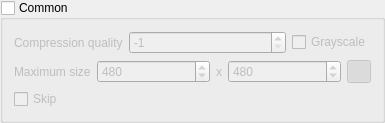
<?xml version="1.0" encoding="UTF-8"?>
<ui version="4.0">
 <class>ImageSettingsWidget</class>
 <widget class="QGroupBox" name="ImageSettingsWidget">
  <property name="geometry">
   <rect>
    <x>0</x>
    <y>0</y>
    <width>385</width>
    <height>114</height>
   </rect>
  </property>
  <property name="title">
   <string notr="true">Common</string>
  </property>
  <property name="checkable">
   <bool>true</bool>
  </property>
  <property name="checked">
   <bool>false</bool>
  </property>
  <layout class="QVBoxLayout" name="verticalLayout">
   <item>
    <layout class="QHBoxLayout" name="horizontalLayout">
     <item>
      <widget class="QLabel" name="labelQuality">
       <property name="text">
        <string>Compression quality</string>
       </property>
      </widget>
     </item>
     <item>
      <widget class="QSpinBox" name="quality">
       <property name="sizePolicy">
        <sizepolicy hsizetype="Expanding" vsizetype="Fixed">
         <horstretch>0</horstretch>
         <verstretch>0</verstretch>
        </sizepolicy>
       </property>
       <property name="minimum">
        <number>-1</number>
       </property>
       <property name="maximum">
        <number>100</number>
       </property>
       <property name="value">
        <number>-1</number>
       </property>
      </widget>
     </item>
     <item>
      <widget class="QCheckBox" name="grayscale">
       <property name="text">
        <string>Grayscale</string>
       </property>
      </widget>
     </item>
    </layout>
   </item>
   <item>
    <layout class="QHBoxLayout" name="horizontalLayout_2">
     <item>
      <widget class="QLabel" name="label_2">
       <property name="text">
        <string>Maximum size</string>
       </property>
      </widget>
     </item>
     <item>
      <widget class="QSpinBox" name="width">
       <property name="sizePolicy">
        <sizepolicy hsizetype="Expanding" vsizetype="Fixed">
         <horstretch>0</horstretch>
         <verstretch>0</verstretch>
        </sizepolicy>
       </property>
       <property name="minimum">
        <number>24</number>
       </property>
       <property name="maximum">
        <number>10000</number>
       </property>
       <property name="value">
        <number>480</number>
       </property>
      </widget>
     </item>
     <item>
      <widget class="QLabel" name="labelX">
       <property name="sizePolicy">
        <sizepolicy hsizetype="Minimum" vsizetype="Preferred">
         <horstretch>0</horstretch>
         <verstretch>0</verstretch>
        </sizepolicy>
       </property>
       <property name="text">
        <string notr="true">x</string>
       </property>
      </widget>
     </item>
     <item>
      <widget class="QSpinBox" name="height">
       <property name="enabled">
        <bool>false</bool>
       </property>
       <property name="sizePolicy">
        <sizepolicy hsizetype="Expanding" vsizetype="Fixed">
         <horstretch>0</horstretch>
         <verstretch>0</verstretch>
        </sizepolicy>
       </property>
       <property name="minimum">
        <number>24</number>
       </property>
       <property name="maximum">
        <number>10000</number>
       </property>
       <property name="value">
        <number>480</number>
       </property>
      </widget>
     </item>
     <item>
      <widget class="QToolButton" name="btnFixSize">
       <property name="icon">
        <iconset theme="QIcon::ThemeIcon::SyncSynchronizing"/>
       </property>
       <property name="checkable">
        <bool>true</bool>
       </property>
       <property name="checked">
        <bool>true</bool>
       </property>
      </widget>
     </item>
    </layout>
   </item>
   <item>
    <widget class="QCheckBox" name="skip">
     <property name="text">
      <string>Skip</string>
     </property>
    </widget>
   </item>
  </layout>
 </widget>
 <resources>
  <include location="resources/fb2cut.qrc"/>
 </resources>
 <connections/>
</ui>
